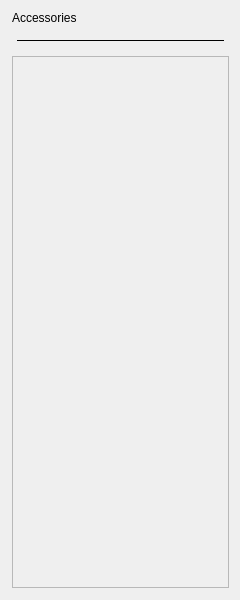
<?xml version="1.0" encoding="UTF-8"?>
<ui version="4.0">
 <class>Form</class>
 <widget class="QWidget" name="Form">
  <property name="geometry">
   <rect>
    <x>0</x>
    <y>0</y>
    <width>240</width>
    <height>600</height>
   </rect>
  </property>
  <property name="windowTitle">
   <string>Form</string>
  </property>
  <layout class="QVBoxLayout" name="verticalLayout">
   <property name="spacing">
    <number>15</number>
   </property>
   <property name="leftMargin">
    <number>12</number>
   </property>
   <property name="bottomMargin">
    <number>12</number>
   </property>
   <item>
    <widget class="QLabel" name="label">
     <property name="text">
      <string>Accessories</string>
     </property>
    </widget>
   </item>
   <item>
    <widget class="QWidget" name="widget" native="true">
     <property name="maximumSize">
      <size>
       <width>16777215</width>
       <height>1</height>
      </size>
     </property>
     <layout class="QHBoxLayout" name="horizontalLayout">
      <property name="leftMargin">
       <number>5</number>
      </property>
      <property name="topMargin">
       <number>0</number>
      </property>
      <property name="rightMargin">
       <number>5</number>
      </property>
      <property name="bottomMargin">
       <number>0</number>
      </property>
      <item>
       <widget class="QFrame" name="frame">
        <property name="minimumSize">
         <size>
          <width>0</width>
          <height>1</height>
         </size>
        </property>
        <property name="maximumSize">
         <size>
          <width>16777215</width>
          <height>1</height>
         </size>
        </property>
        <property name="styleSheet">
         <string notr="true">background: #000</string>
        </property>
        <property name="frameShape">
         <enum>QFrame::StyledPanel</enum>
        </property>
        <property name="frameShadow">
         <enum>QFrame::Raised</enum>
        </property>
       </widget>
      </item>
     </layout>
    </widget>
   </item>
   <item>
    <widget class="QScrollArea" name="scrollArea">
     <property name="widgetResizable">
      <bool>true</bool>
     </property>
     <widget class="QWidget" name="scrollAreaWidgetContents">
      <property name="geometry">
       <rect>
        <x>0</x>
        <y>0</y>
        <width>217</width>
        <height>530</height>
       </rect>
      </property>
     </widget>
    </widget>
   </item>
  </layout>
 </widget>
 <resources/>
 <connections/>
</ui>
